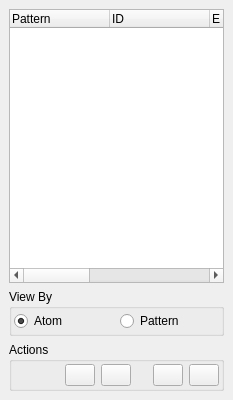
<ui version="4.0" >
 <class>AtomlistDialog</class>
 <widget class="QDialog" name="AtomlistDialog" >
  <property name="geometry" >
   <rect>
    <x>0</x>
    <y>0</y>
    <width>233</width>
    <height>400</height>
   </rect>
  </property>
  <property name="windowTitle" >
   <string>Atom List</string>
  </property>
  <property name="windowIcon" >
   <iconset resource="icons.qrc" >
    <normaloff>:/stackicons/icons/stack_atomlist.svg</normaloff>:/stackicons/icons/stack_atomlist.svg</iconset>
  </property>
  <layout class="QVBoxLayout" >
   <property name="spacing" >
    <number>6</number>
   </property>
   <property name="margin" >
    <number>9</number>
   </property>
   <item>
    <widget class="TTreeWidget" name="AtomTree" >
     <property name="sizePolicy" >
      <sizepolicy vsizetype="Expanding" hsizetype="Expanding" >
       <horstretch>0</horstretch>
       <verstretch>0</verstretch>
      </sizepolicy>
     </property>
     <property name="selectionMode" >
      <enum>QAbstractItemView::MultiSelection</enum>
     </property>
     <column>
      <property name="text" >
       <string>Pattern</string>
      </property>
     </column>
     <column>
      <property name="text" >
       <string>ID</string>
      </property>
     </column>
     <column>
      <property name="text" >
       <string>E</string>
      </property>
     </column>
     <column>
      <property name="text" >
       <string>X</string>
      </property>
     </column>
     <column>
      <property name="text" >
       <string>Y</string>
      </property>
     </column>
     <column>
      <property name="text" >
       <string>Z</string>
      </property>
     </column>
    </widget>
   </item>
   <item>
    <widget class="QGroupBox" name="ViewByGroup" >
     <property name="sizePolicy" >
      <sizepolicy vsizetype="Minimum" hsizetype="Preferred" >
       <horstretch>0</horstretch>
       <verstretch>0</verstretch>
      </sizepolicy>
     </property>
     <property name="title" >
      <string>View By</string>
     </property>
     <layout class="QHBoxLayout" >
      <property name="spacing" >
       <number>4</number>
      </property>
      <property name="margin" >
       <number>2</number>
      </property>
      <item>
       <layout class="QHBoxLayout" >
        <property name="spacing" >
         <number>6</number>
        </property>
        <property name="margin" >
         <number>0</number>
        </property>
        <item>
         <widget class="QRadioButton" name="ViewByAtomButton" >
          <property name="text" >
           <string>Atom</string>
          </property>
          <property name="checked" >
           <bool>true</bool>
          </property>
         </widget>
        </item>
        <item>
         <widget class="QRadioButton" name="ViewByPatternButton" >
          <property name="text" >
           <string>Pattern</string>
          </property>
         </widget>
        </item>
       </layout>
      </item>
     </layout>
    </widget>
   </item>
   <item>
    <widget class="QGroupBox" name="ActionsGroup" >
     <property name="title" >
      <string>Actions</string>
     </property>
     <layout class="QVBoxLayout" >
      <property name="spacing" >
       <number>4</number>
      </property>
      <property name="margin" >
       <number>2</number>
      </property>
      <item>
       <layout class="QHBoxLayout" >
        <property name="spacing" >
         <number>6</number>
        </property>
        <property name="margin" >
         <number>0</number>
        </property>
        <item>
         <spacer>
          <property name="orientation" >
           <enum>Qt::Horizontal</enum>
          </property>
          <property name="sizeHint" stdset="0" >
           <size>
            <width>40</width>
            <height>20</height>
           </size>
          </property>
         </spacer>
        </item>
        <item>
         <widget class="QPushButton" name="ShiftUpButton" >
          <property name="maximumSize" >
           <size>
            <width>30</width>
            <height>30</height>
           </size>
          </property>
          <property name="toolTip" >
           <string>Move selected atoms up one place in list</string>
          </property>
          <property name="text" >
           <string/>
          </property>
          <property name="icon" >
           <iconset resource="icons.qrc" >
            <normaloff>:/arrows/icons/arrow_up.svg</normaloff>:/arrows/icons/arrow_up.svg</iconset>
          </property>
          <property name="iconSize" >
           <size>
            <width>24</width>
            <height>24</height>
           </size>
          </property>
          <property name="autoDefault" >
           <bool>false</bool>
          </property>
         </widget>
        </item>
        <item>
         <widget class="QPushButton" name="ShiftDownButton" >
          <property name="maximumSize" >
           <size>
            <width>30</width>
            <height>30</height>
           </size>
          </property>
          <property name="toolTip" >
           <string>Move selected atoms down one place in list</string>
          </property>
          <property name="text" >
           <string/>
          </property>
          <property name="icon" >
           <iconset resource="icons.qrc" >
            <normaloff>:/arrows/icons/arrow_down.svg</normaloff>:/arrows/icons/arrow_down.svg</iconset>
          </property>
          <property name="iconSize" >
           <size>
            <width>24</width>
            <height>24</height>
           </size>
          </property>
          <property name="autoDefault" >
           <bool>false</bool>
          </property>
         </widget>
        </item>
        <item>
         <spacer>
          <property name="orientation" >
           <enum>Qt::Horizontal</enum>
          </property>
          <property name="sizeType" >
           <enum>QSizePolicy::Fixed</enum>
          </property>
          <property name="sizeHint" stdset="0" >
           <size>
            <width>16</width>
            <height>16</height>
           </size>
          </property>
         </spacer>
        </item>
        <item>
         <widget class="QPushButton" name="MoveToStartButton" >
          <property name="maximumSize" >
           <size>
            <width>30</width>
            <height>30</height>
           </size>
          </property>
          <property name="toolTip" >
           <string>Move selected atoms to start of list</string>
          </property>
          <property name="text" >
           <string/>
          </property>
          <property name="icon" >
           <iconset resource="icons.qrc" >
            <normaloff>:/arrows/icons/arrow_upline.svg</normaloff>:/arrows/icons/arrow_upline.svg</iconset>
          </property>
          <property name="iconSize" >
           <size>
            <width>24</width>
            <height>24</height>
           </size>
          </property>
          <property name="autoDefault" >
           <bool>false</bool>
          </property>
         </widget>
        </item>
        <item>
         <widget class="QPushButton" name="MoveToEndButton" >
          <property name="maximumSize" >
           <size>
            <width>30</width>
            <height>30</height>
           </size>
          </property>
          <property name="toolTip" >
           <string>Move selected atoms to end of list</string>
          </property>
          <property name="text" >
           <string/>
          </property>
          <property name="icon" >
           <iconset resource="icons.qrc" >
            <normaloff>:/arrows/icons/arrow_downline.svg</normaloff>:/arrows/icons/arrow_downline.svg</iconset>
          </property>
          <property name="iconSize" >
           <size>
            <width>24</width>
            <height>24</height>
           </size>
          </property>
          <property name="autoDefault" >
           <bool>false</bool>
          </property>
         </widget>
        </item>
       </layout>
      </item>
     </layout>
    </widget>
   </item>
  </layout>
 </widget>
 <customwidgets>
  <customwidget>
   <class>TTreeWidget</class>
   <extends>QTreeWidget</extends>
   <header>gui/ttreewidget.uih</header>
  </customwidget>
 </customwidgets>
 <resources>
  <include location="icons.qrc" />
 </resources>
 <connections/>
</ui>
